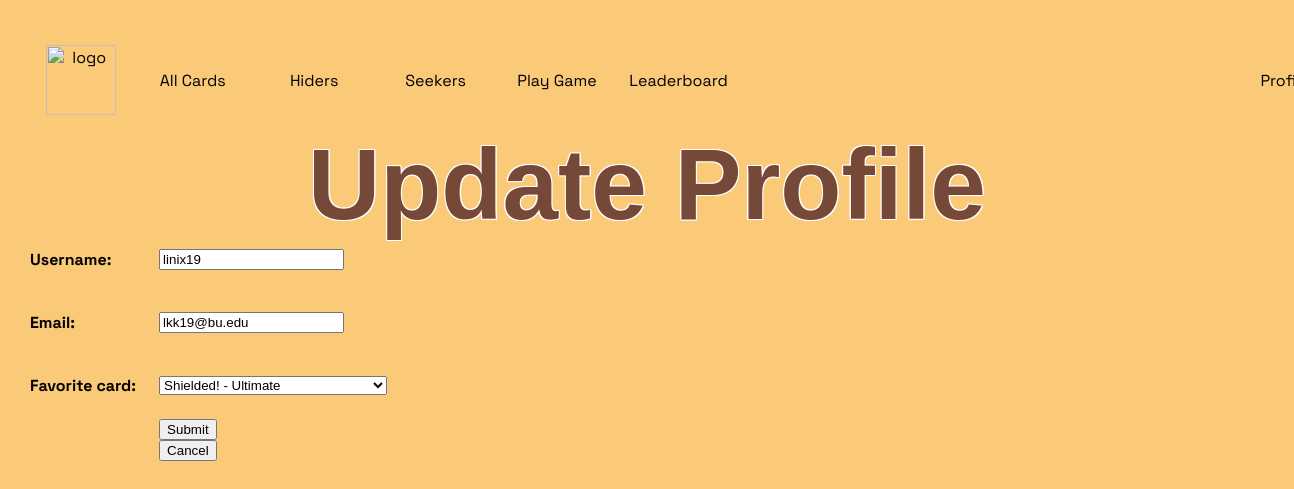
Page /update_profile/ (signed in) on the earlier database version.
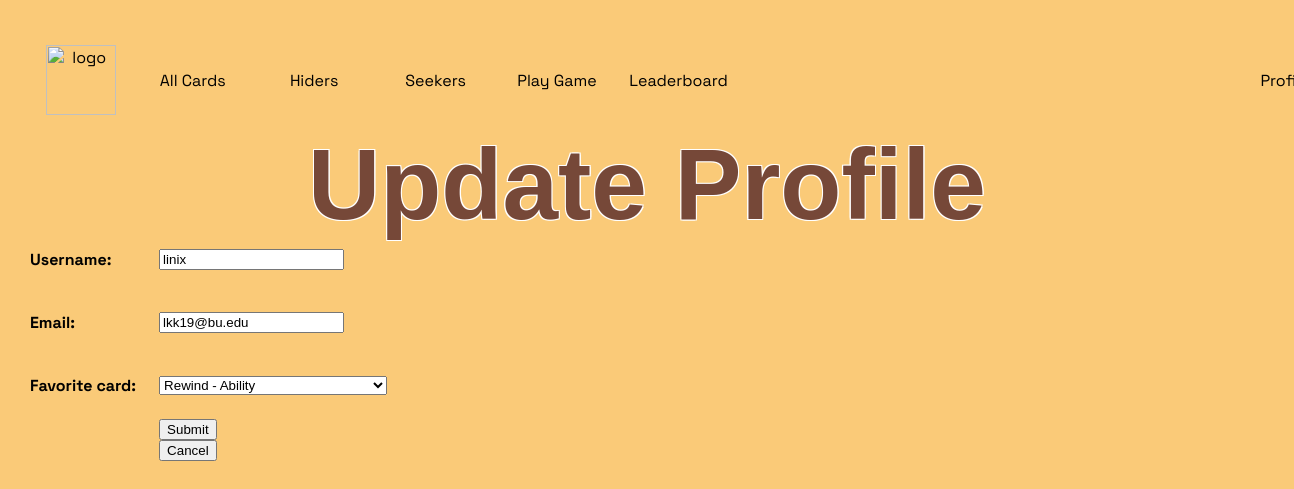
Same page on the later database version.
### game/models.py (models this page shows, shortened)
class Profile(models.Model):
    username = models.CharField(max_length=120)
    email = models.EmailField()
    games_played = models.IntegerField(default=0)
    games_won = models.IntegerField(default=0)
    favorite_card = models.ForeignKey('Card', on_delete=models.SET_NULL, null=True, blank=True)
    user = models.OneToOneField(User, on_delete=models.CASCADE)

### game/views.py (the view, shortened to what this page needs)
# urls.py: path(r'update_profile/', views.UpdateProfileView.as_view(), name='update_profile'), # page for updating a profile
class UpdateProfileView(LoginRequiredMixin, UpdateView):
    model = Profile
    form_class = UpdateProfileForm
    template_name = 'game/update_profile_form.html'
    context_object_name = 'profile'
    def get_object(self):
        return Profile.objects.get(user=self.request.user)

### game/forms.py
class UpdateProfileForm(forms.ModelForm):
    class Meta:
        model = Profile
        fields = ['username', 'email', 'favorite_card']

### game/models.py (called while the page is built)
    def __str__(self):
        return f'{self.card_name} - {self.card_type}'

### game/templates/game/update_profile_form.html (shortened to what this page needs)
{% extends 'game/base.html' %}
{% block content %}
    <h1>Update Profile</h1>
    <form method="POST">
        <table>
            {{ form.as_table }}
        <tr>
            <td></td>
            <td>
                <input type="submit" name="Post">
            </form>
            <form action="{% url 'show_profile' profile.pk %}">
                <input type="submit" name="Cancel" value="Cancel">
            </form>
{% endblock %}

Differences in the rows shown:
changed Profile "lkk19@bu.edu": username "linix19" → "linix"; favorite_card "Shielded! - Ultimate" → "Rewind - Ability"
